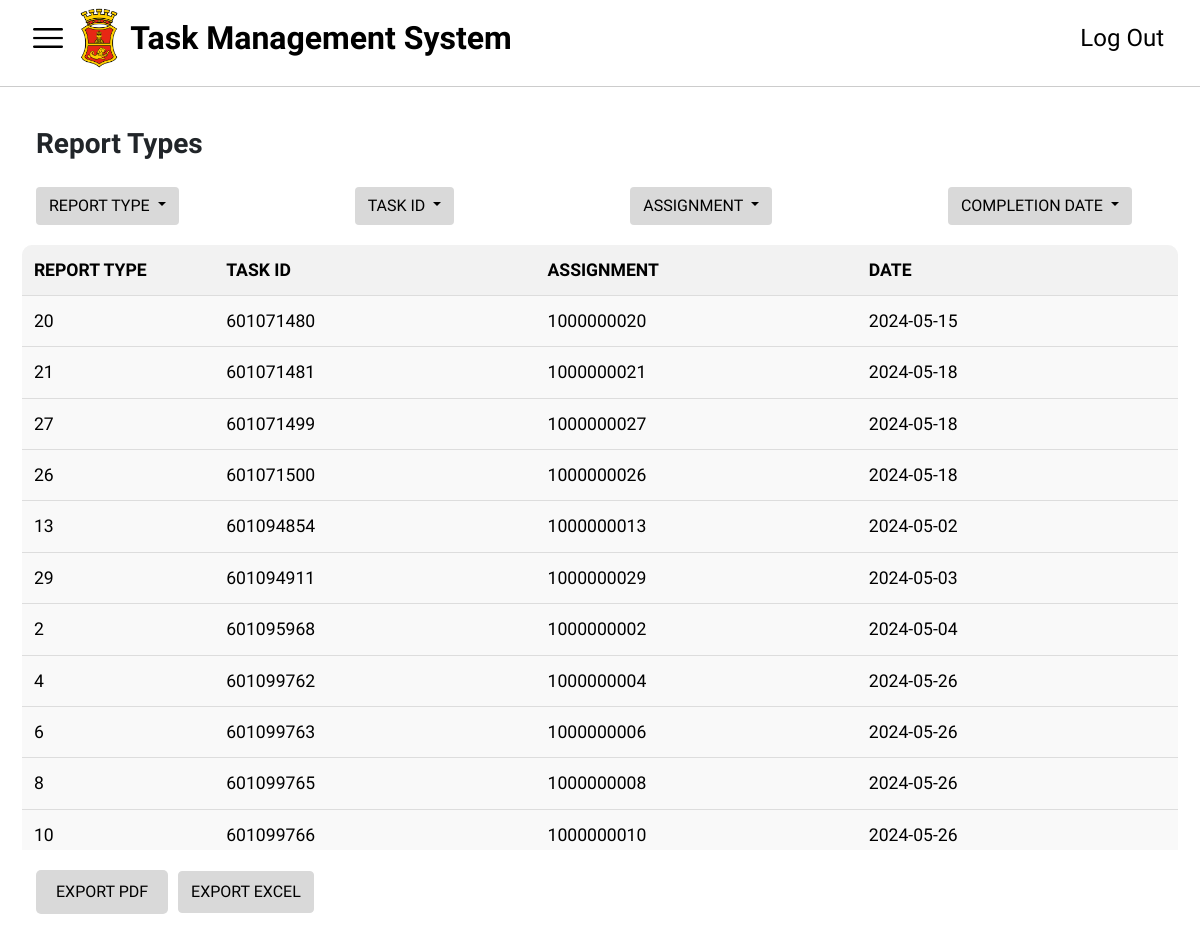
Page /reports.php?sort=asc_task on the committed database.
### tables this page shows
CREATE TABLE `reports` (
  `reportID` int(11) NOT NULL,
  `userID` int(11) DEFAULT NULL,
  `taskID` int(11) DEFAULT NULL,
  `completionDate` date DEFAULT NULL
);

### reports.php (the view, shortened to what this page needs)
<?php
    include('conn.php');
$query = "SELECT * FROM reports";
if (isset($_GET['sort'])) {
    $sort = $_GET['sort'];
    switch ($sort) {
        case 'asc_task':
            $query .= " ORDER BY taskID ASC";
            break;
    }
}
$result = mysqli_query($conn, $query);
?>
<!DOCTYPE html>
<html lang="en">
<head>
    <?php
    include('header.php');
  ?>
</head>
<body>
    <nav class="navbar navbar-expand-lg bg-body-tertiary">
        <div class="container-fluid" id="side-menu">
            <img src="images/menu-bar.png" data-bs-toggle="offcanvas" href="#offcanvasExample" aria-controls="offcanvasExample" id="burger">
            <div class="collapse navbar-collapse" id="navbarNav">
                <img src="images/San_Miguel_Corporation_logo.webp" id="navlogo"><br>
                <a class="navbar-brand" id="tms" href="dashboard.php">Task Management System</a>
                <ul class="navbar-nav ms-auto">
                    <li class="nav-item">
                        <a class="nav-link" href="index.php" id="logout">Log Out</a>
                    </li>
                </ul>
            </div>
        </div>
    </nav>
    <div class="header-divider"></div>
    <div class="header-reports pb-0">
        <h2 class="reports-header fw-bold ps-3 pb-3">Report Types</h2>
        <div class="reports-options ps-3">
            <div class="dropdown">
                <button class="btn dropdown-toggle rounded mb-0" type="button" id="reportSortDropdown" data-bs-toggle="dropdown" aria-expanded="false">
                    REPORT TYPE
                </button>
            </div>
            <div class="dropdown">
                <button class="btn dropdown-toggle rounded mb-0" type="button" id="taskSortDropdown" data-bs-toggle="dropdown" aria-expanded="false">
                    TASK ID
                </button>
            </div>
            <div class="dropdown">
                <button class="btn dropdown-toggle rounded mb-0" type="button" id="assignmentSortDropdown" data-bs-toggle="dropdown" aria-expanded="false">
                    ASSIGNMENT
                </button>
            </div>
            <div class="dropdown">
                <button class="btn dropdown-toggle rounded me-5 mb-0" type="button" id="dateSortDropdown" data-bs-toggle="dropdown" aria-expanded="false">
                    COMPLETION DATE
                </button>
            </div>
        </div>
    </div>
    <div class="reports-table-container mx-1 p-0" id="reports_table">
        <table class="reports-table">
            <thead>
                <tr>
                    <th>REPORT TYPE</th>
                    <th>TASK ID</th>
                    <th>ASSIGNMENT</th>
                    <th>DATE</th>
                </tr>
            </thead>
            <tbody>
            <?php
    if($result) {
        while($row = mysqli_fetch_assoc($result)) {
            echo '<tr>';
            echo '<td>'.($row['reportID']). '</td>';
            echo '<td>'.($row['taskID']). '</td>';
            echo '<td>'.($row['userID']). '</td>';
            echo '<td>'.($row['completionDate']). '</td>';
            echo '</tr>';
        }
    } else {
        echo '<tr><td colspan="2">Failed to fetch data from database.</td></tr>';
    }
          ?>
            </tbody>
        </table>
    </div>
    <div class="export-buttons ms-3 me">
      <a href="expexcel.php"> <button class="export-pdf-button" id = 'exportBtn'>EXPORT PDF</button></a>
      <a href="expexcel.php" target="_blank" class="export-excel-button">EXPORT EXCEL</a>
    </div>
</body>
</html>

### styles/style.css (style rules this page uses)
body, html { height: 100%; margin: 0; font-family: "Exo 2" !important; }
#navlogo { width: 2.5%; outline: #000; min-width: 40px; min-height: 40px; }
#tms { font-size: 32px; font-weight: bold; text-align: left; margin-left: 1%; color: rgb(0, 0, 0); cursor: pointer; }
#burger { width: 40px; margin-right: 1%; min-width: 40px; }
#side-menu { font-family: "Exo 2"; }
#logout { font-size: 24px; text-align: right; color: #000; }
#navbarNav { border-bottom: #000; border-width: 1px; }
.header-divider { height: 1px; background-color: #ccc; margin-top: 10px; }
.header-reports { padding: 20px; margin-top: 20px; }
.reports-header { margin-bottom: 10px; font-size: 1.75em; }
.reports-options { display: flex; align-items: center; justify-content: space-between; margin-bottom: 20px; }
.reports-table-container { padding: 20px; display: flex; justify-content: center; }
.reports-table { width: 75%; border-collapse: collapse; margin-bottom: 20px; background-color: #f9f9f9; border-radius: 10px; overflow: hidden; }
.reports-table th, .reports-table td { padding: 1px; text-align: center; border-bottom: 1px solid #ddd; width: 25%; font-size: 1.1em; }
.reports-table th { background-color: #f2f2f2; }
.reports-table th:nth-child(1), .reports-table td:nth-child(1) { width: 50px; }
.reports-table th:nth-child(2), .reports-table td:nth-child(2) { width: 150px; }
.reports-table th:nth-child(3), .reports-table td:nth-child(3) { width: 150px; }
.reports-table th:nth-child(4), .reports-table td:nth-child(4) { width: 150px; }
.export-buttons { display: flex; align-items: center; justify-content: flex-start; padding: 20px; }
.export-buttons button { background-color: gray; color: white; border: none; padding: 10px 20px; cursor: pointer; border-radius: 5px; margin-right: 10px; }
#reports_table { max-height: 605px; overflow-y: auto; padding-bottom: 20px; color: #000; }
.reports-table-container { padding: 5px; display: flex; justify-content: center; }
.reports-table { width: 97%; max-height: 625px; border-collapse: collapse; margin-bottom: 20px; background-color: #f9f9f9; border-radius: 10px; overflow: hidden; }
.reports-table th, .reports-table td { padding: 12px; text-align: left; border-bottom: 1px solid #ddd; font-size: 1.1em; }
#btnMonth, #btnWeek, #btnDay, #exportBtn, #reportSortDropdown, #taskSortDropdown, #assignmentSortDropdown, #dateSortDropdown { background-color: #d9d9d9; color: #000; }
.export-excel-button { display: inline-block; padding: 8px 12px; background-color: #d9d9d9; color: black; text-decoration: none; border: 1px solid #d9d9d9; border-radius: 4px; cursor: pointer; }

### rows in the picture
reports: reportID "20", taskID "601071480", userID "1000000020", completionDate "2024-05-15"
reports: reportID "21", taskID "601071481", userID "1000000021", completionDate "2024-05-18"
reports: reportID "27", taskID "601071499", userID "1000000027", completionDate "2024-05-18"
reports: reportID "26", taskID "601071500", userID "1000000026", completionDate "2024-05-18"
reports: reportID "13", taskID "601094854", userID "1000000013", completionDate "2024-05-02"
reports: reportID "29", taskID "601094911", userID "1000000029", completionDate "2024-05-03"
reports: reportID "2", taskID "601095968", userID "1000000002", completionDate "2024-05-04"
reports: reportID "4", taskID "601099762", userID "1000000004", completionDate "2024-05-26"
reports: reportID "6", taskID "601099763", userID "1000000006", completionDate "2024-05-26"
reports: reportID "8", taskID "601099765", userID "1000000008", completionDate "2024-05-26"
reports: reportID "10", taskID "601099766", userID "1000000010", completionDate "2024-05-26"
